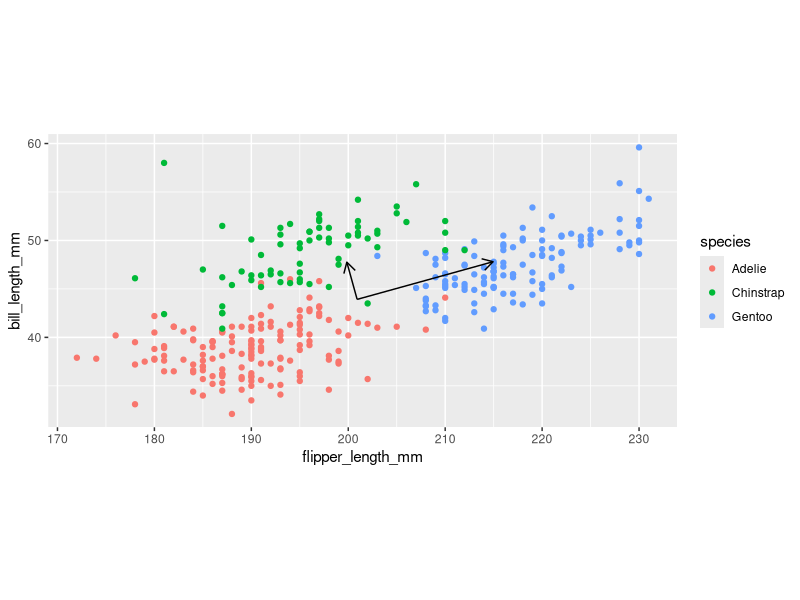
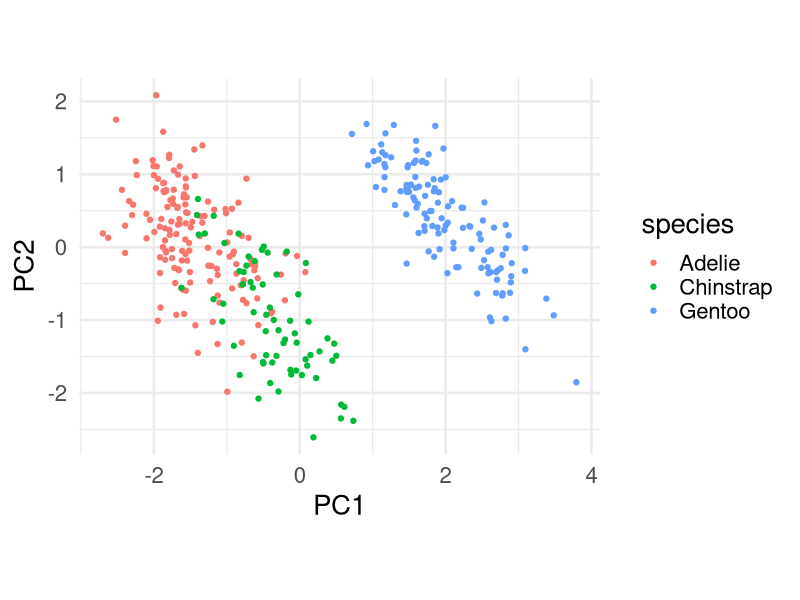
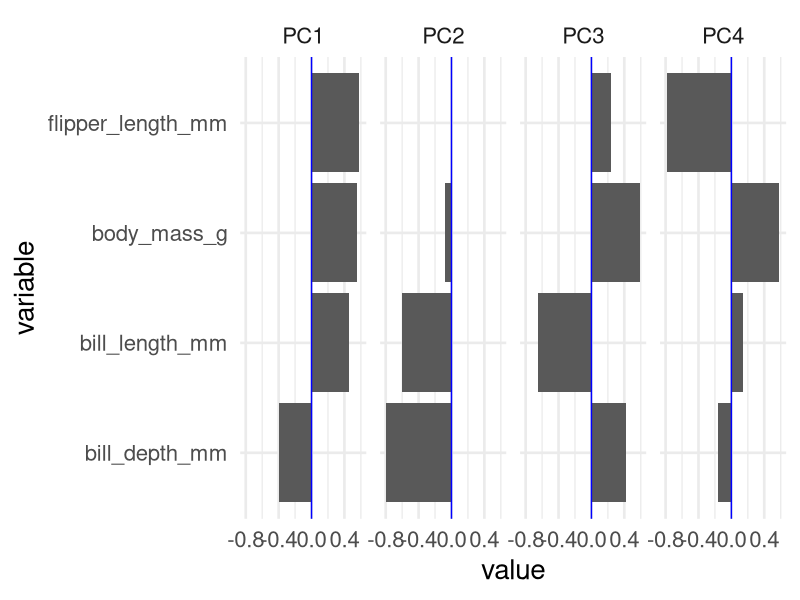
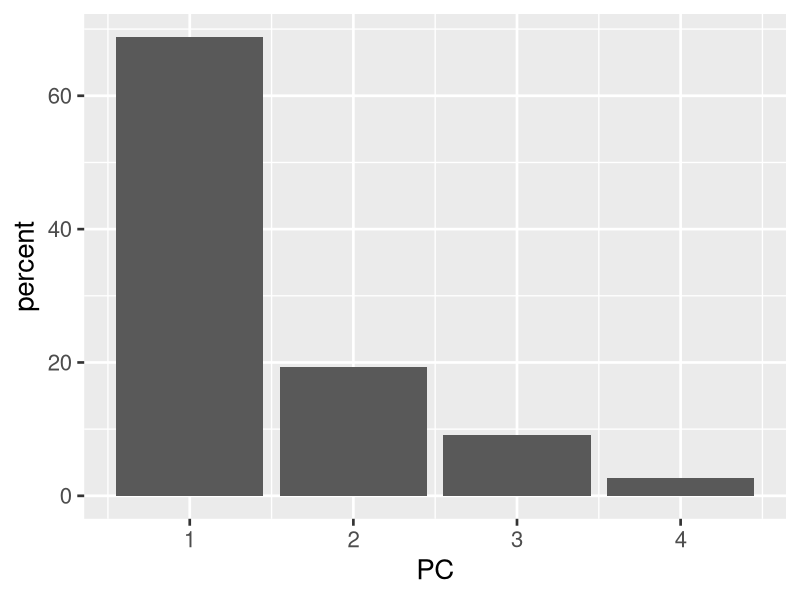
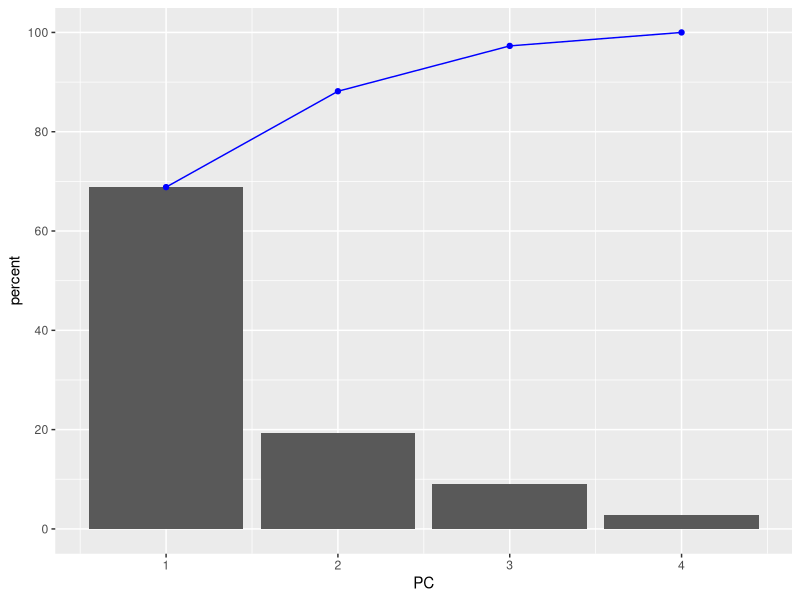
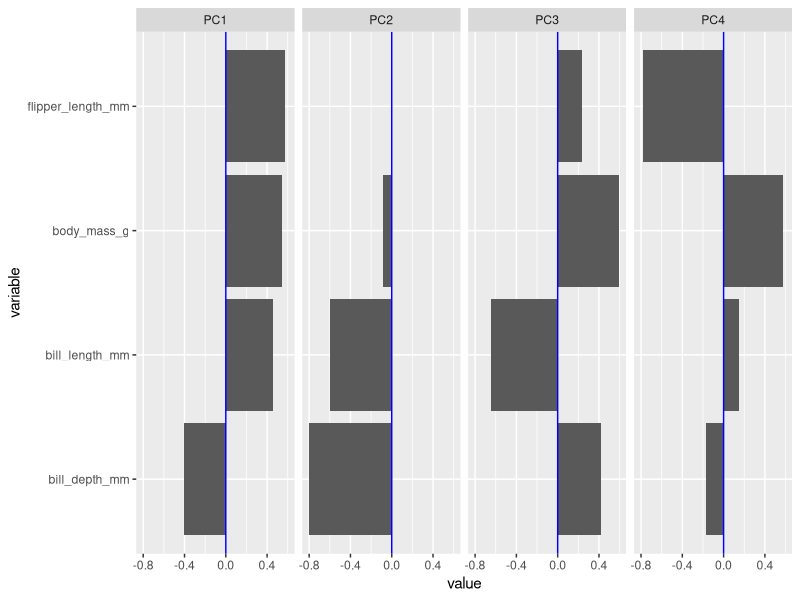
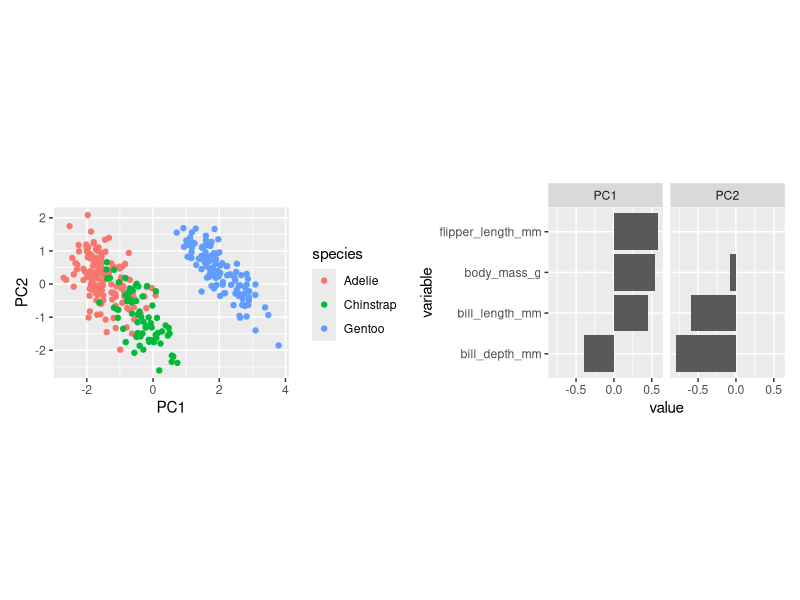
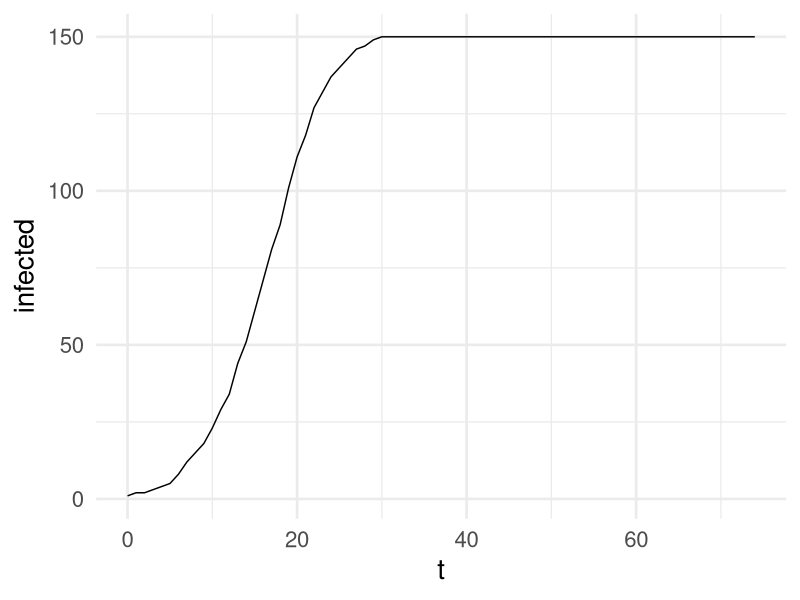

These charts were generated, in order, by the following R code:
## ---- chunk 1
#| echo: true

### A bit on Matrices!!

library(tidyverse)
library(palmerpenguins)
## ---- chunk 2
#| echo: true
peng <- 
 penguins |> 
 select(species, bill_length_mm, bill_depth_mm, flipper_length_mm, body_mass_g) |> 
 na.omit()
peng |> count(species)
## ---- chunk 3
#| fig-height: 4
pca1 <- peng |> select(flipper_length_mm, bill_length_mm) |> 
 prcomp(~., data = _, scale = FALSE)
pca_vec <- t(pca1$rotation) |> as_tibble() # Vectors with x = flipper_length, y = bill_length
ggplot(peng) +
 geom_point(aes(x = flipper_length_mm, y = bill_length_mm, color = species)) +
 geom_segment(
  data = pca_vec, 
  aes(x = mean(peng$flipper_length_mm), 
      y = mean(peng$bill_length_mm), 
      xend = c(pca1$sdev)*flipper_length_mm + mean(peng$flipper_length_mm), 
      yend = c(pca1$sdev)*bill_length_mm + mean(peng$bill_length_mm)), 
  arrow = arrow(length = unit(0.3, "cm"))) +
 coord_fixed()
## ---- chunk 4
#| echo: true
# prcomp can take a data frame with all numerical vectors as 1st argument
P <- peng |> select(flipper_length_mm, bill_length_mm) |> prcomp()
## ---- chunk 5
#| echo: true
P
## ---- chunk 6
#| echo: true
summary(P)
## ---- chunk 7
#| echo: true
P$sdev
## ---- chunk 8
#| echo: true
P$rotation
## ---- chunk 9
#| echo: true
P$center
## ---- chunk 10
#| echo: true
P$x
## ---- chunk 11
#| echo: true
peng_PCA <- peng |> select(-species) |> 
 prcomp(scale = TRUE)
peng_PCA
## ---- chunk 12
#| echo: true
#| fig-height: 5
plotdata <- peng_PCA$x |> as_tibble() |> bind_cols(peng)
plotdata |> ggplot(aes(PC1, PC2, color = species)) +
 geom_point() +
 coord_fixed() + theme_minimal(base_size = 20)
## ---- chunk 13
#| echo: true
#| fig-height: 3
peng_PCA$rotation |> as_tibble(rownames = "variable") |> 
 pivot_longer(starts_with("PC"), names_to = "PC", values_to = "value") |> 
 ggplot(aes(value, variable)) + geom_col() + geom_vline(xintercept = 0, color = "blue") +
 facet_wrap(~PC, nrow = 1) + theme_minimal(base_size = 20)
## ---- chunk 14
#| echo: true
#| fig-height: 3
tibble(PC = 1:4, sdev = peng_PCA$sdev) |> 
 mutate(percent = sdev^2/sum(sdev^2) * 100) |>
 ggplot(aes(PC, percent)) + geom_col() + theme_grey(base_size = 20)
## ---- chunk 15
#| fig-height: 3
tibble(PC = 1:4, sdev = peng_PCA$sdev) |> 
 mutate(percent = sdev^2/sum(sdev^2) * 100,
        cum_percent = cumsum(percent)) |>
 ggplot(aes(PC, percent)) + geom_col() + 
 geom_line(aes(y = cum_percent), color = "blue") +
 geom_point(aes(y = cum_percent), color = "blue") + 
 scale_y_continuous(breaks = seq(0,100,20))
## ---- chunk 16
#| fig-height: 3
peng_PCA$rotation |> as_tibble(rownames = "variable") |> 
 pivot_longer(starts_with("PC"), names_to = "PC", values_to = "value") |> 
 ggplot(aes(value, variable)) + geom_col() + geom_vline(xintercept = 0, color = "blue") +
 facet_wrap(~PC, nrow = 1) 
## ---- chunk 17
#| fig-height: 4

g1 <- plotdata |> ggplot(aes(PC1, PC2, color = species)) +
 geom_point() + coord_fixed()
g2 <- peng_PCA$rotation |> as_tibble(rownames = "variable") |> 
 pivot_longer(starts_with("PC"), names_to = "PC", values_to = "value") |> 
 filter(PC=="PC2" | PC == "PC1") |> 
 ggplot(aes(value, variable)) + geom_col() +
 facet_wrap(~PC, nrow = 1)
library(patchwork)
g1 + g2
## ---- chunk 18
#| echo: true
#| output-location: column
N <- 150
beta <- 0.3
randomly_infect <- function(N, prob) { 
 runif(N) < prob 
 # Gives a logical vector of length N
 # where TRUE appears with probability beta
}
# Test
randomly_infect(N, beta) |> head() # First 6
## ---- chunk 19
#| echo: true
#| output-location: column
init <- rep("S",N) # All susceptible
init[1] <- "I" # Infect one individual
init |> head() # First 6
## ---- chunk 20
#| echo: true
#| output-location: column
#| cache: true
tmax <- 75
sim_run <- list(init) # list with one element
# This list will collect the states of 
# all individuals over tmax time steps 
for (i in 2:tmax) {
 # Every agents has a contact with a random other
 contacts <- sample(sim_run[[i-1]], size = N)
 sim_run[[i]] <- if_else( # vectorised ifelse
  # conditions vector: contact is infected
  # and a random infection happens
  contacts == "I" & randomly_infect(N, beta), 
  true = "I", 
  false = sim_run[[i-1]]
  ) # otherwise state stays the same
}
sim_output <- tibble( # create tibble for ggplot
 # Compute a vector with length tmax 
 # with the count of "I" in sim_run list
 t = 0:(tmax-1), # times steps
 # count of infected, notice map_dbl
 infected = map_dbl(sim_run, \(x) sum(x == "I"))) 
sim_output |> 
 ggplot(aes(t,infected)) + geom_line() +
 theme_minimal(base_size = 20)
## ---- chunk 21
#| echo: true
#| output-location: column
#| cache: true
N <- 10000
init <- rep("S",N) # All susceptible
init[1] <- "I" # Infect one individual
tmax <- 75
sim_run <- list(init) # list with one element
# This list will collect the states of 
# all individuals over tmax time steps 
for (i in 2:tmax) {
 # Every agents has a contact with a random other
 contacts <- sample(sim_run[[i-1]], size = N)
 sim_run[[i]] <- if_else( # vectorised ifelse
  # conditions vector: contact is infected
  # and a random infection happens
  contacts == "I" & randomly_infect(N, beta), 
  true = "I", 
  false = sim_run[[i-1]]
  ) # otherwise state stays the same
}
sim_output <- tibble( # create tibble for ggplot
 # Compute a vector with length tmax 
 # with the count of "I" in sim_run list
 t = 0:(tmax-1), # times steps
 # count of infected, notice map_dbl
 infected = map_dbl(sim_run, \(x) sum(x == "I"))) 
sim_output |> 
 ggplot(aes(t,infected)) + geom_line() +
 theme_minimal(base_size = 20)
## ---- chunk 22
#| echo: true
#| fig-height: 3
N <- 10000
I0 <- 1
beta <- 0.3
ggplot() + 
 geom_function( fun = function(t) N / (1 + (N/I0 - 1)*exp(-beta*t)) ) + 
 xlim(c(0,75))
## ---- chunk 23
#| echo: true
#| output-location: column
N <- 10000
I0 <- 1
dI <- function(I,N,b) b*I*(N - I)/N
beta <- 0.3
dt <- 1 # time increment, 
# supposed to be infinitesimally small
tmax <- 75
t <- seq(0,tmax,dt) 
# this is the vector of timesteps
It <- I0 # this will become the vector 
# of the number infected I(t) over time
for (i in 2:length(t)) { 
 # We iterate over the vector of time steps 
 # and incrementally compute It
 It[i] = It[i-1] + dt * dI(It[i-1], N, beta) 
 # This is called Euler's method
}
tibble(t, It) |> ggplot(aes(t,It)) + 
 geom_function( 
  fun = function(t) N / (1 + (N/I0 - 1)*exp(-beta*t))) + 
 # Analytical solution for comparison
 geom_line(color = "red") + # The numerical solution in black
 theme_minimal(base_size = 20)
## ---- chunk 24
#| echo: true
#| output-location: column
N <- 10000
I0 <- 1
dI <- function(I,N,b) b*I*(N - I)/N
beta <- 0.3
dt <- 0.01 # time increment, 
# supposed to be infinitesimally small
tmax <- 75
t <- seq(0,tmax,dt) 
# this is the vector of timesteps
It <- I0 # this will become the vector 
# of the number infected I(t) over time
for (i in 2:length(t)) { 
 # We iterate over the vector of time steps 
 # and incrementally compute It
 It[i] = It[i-1] + dt * dI(It[i-1], N, beta) 
 # This is called Euler's method
}
tibble(t, It) |> ggplot(aes(t,It)) + 
 geom_function( 
  fun = function(t) N / (1 + (N/I0 - 1)*exp(-beta*t))) + 
 # Analytical solution for comparison
 geom_line(color = "red") + # The numerical solution in black
 theme_minimal(base_size = 20)
## ---- chunk 25
#| echo: true
x <- c(1,2,4,5,5,3,0)
diff(x)
## ---- chunk 26
#| echo: true
x - lag(x)
## ---- chunk 27
#| echo: true
#| fig-height: 2
g1 <- sim_output |> ggplot(aes(x = t)) + geom_line(aes(y = infected))
g1
g2 <- sim_output |> 
 mutate(derivative_infected = infected - lag(infected)) |> 
 ggplot(aes(x = t)) + geom_line(aes(y = derivative_infected))
g2
## ---- chunk 28
#| echo: true
#| fig-height: 2
g3 <- sim_output |> 
 mutate(derivative_infected = infected - lag(infected),
        derivative2_infected = derivative_infected - lag(derivative_infected)) |> 
 ggplot(aes(x = t)) + geom_line(aes(y = derivative2_infected))
g3
## ---- chunk 29
#| fig-height: 3
library(patchwork)
g1 + g2 + g3
## ---- chunk 30
#| echo: true
x <- c(1,2,4,5,5,3,0)
cumsum(x)
## ---- chunk 31
#| echo: true
f <- c(1,2,4,5,5,3,0)
antiderivative <- cumsum(f)
antiderivative
diff(c(0, antiderivative)) 
# We have to put 0 before to regain the full vector
derivative <- diff(f)
derivative
cumsum(c(1,derivative)) 
# We have to put in the first value (here 1) 
# manually because it was lost during the diff
